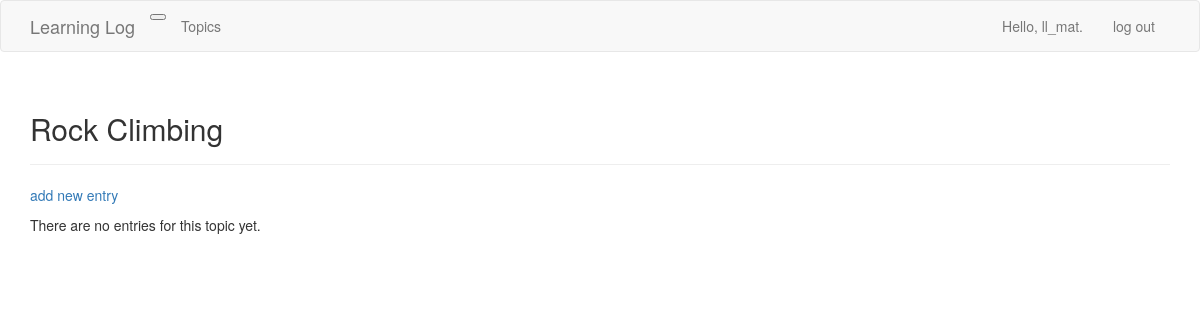
The app's page /topics/2/ (signed in), older data.
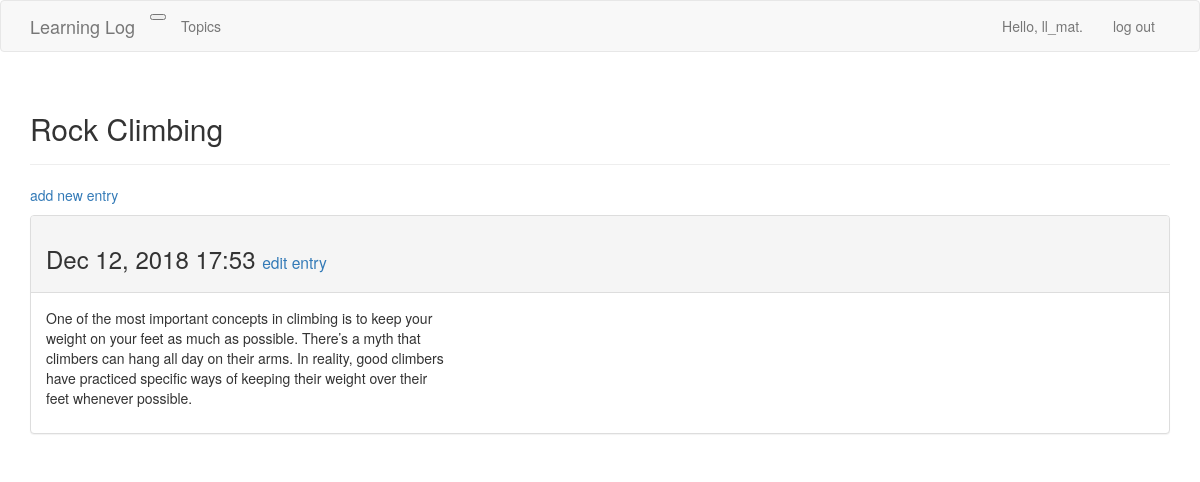
The same page, newer data.
### learning_logs/models.py (models this page shows, shortened)
class Entry(models.Model):
    topic = models.ForeignKey(Topic, on_delete=models.PROTECT)
    text = models.TextField()
    date_added = models.DateTimeField(auto_now_add=True)
    class Meta:
        verbose_name_plural = 'entries'

### learning_logs/views.py (the view)
# urls.py: url(r'^topics/(?P<topic_id>\d+)/$', views.topic, name='topic'),
@login_required
def topic(request, topic_id):
    topic = Topic.objects.get(id=topic_id)
    if topic.owner != request.user:
        raise Http404
    entries = topic.entry_set.order_by('-date_added')
    context = {'topic' : topic, 'entries' : entries}
    return render(request, 'learning_logs/topic.html', context)

### learning_logs/models.py (called while the page is built)
    def __str__(self):
        return self.text

### learning_logs/templates/learning_logs/topic.html
{% extends 'learning_logs/base.html' %}
{% block header %}
  <h2>{{ topic }}</h2>
{% endblock header %}
{% block content %}
  <p>
    <a href="{% url 'learning_logs:new_entry' topic.id %}">add new entry</a>
  </p>
  {% for entry in entries %}
    <div class="panel panel-default">
      <div class="panel-heading">
        <h3>
          {{ entry.date_added|date:'M d, Y H:i' }}
          <small>
            <a href="{% url 'learning_logs:edit_entry' entry.id %}">
              edit entry</a>
          </small>
        </h3>
      </div>
      <div class="panel-body">
        {{ entry.text|linebreaks }}
      </div>
    </div>
  {% empty %}
    There are no entries for this topic yet.
  {% endfor %}
{% endblock content %}

Row changes from the older to the newer data that the page shows:
added Entry: date_added "Dec 12, 2018 17:53", text "One of the most important concepts in climbing is to keep your weight on your feet as much as possible. There’s a myth that climbers can hang all day on their arms. In reality, good climbers have practiced specific ways of keeping their weight over their feet whenever possible."
Text that changed along with them:
text no longer shown: "There are no entries for this topic yet."
